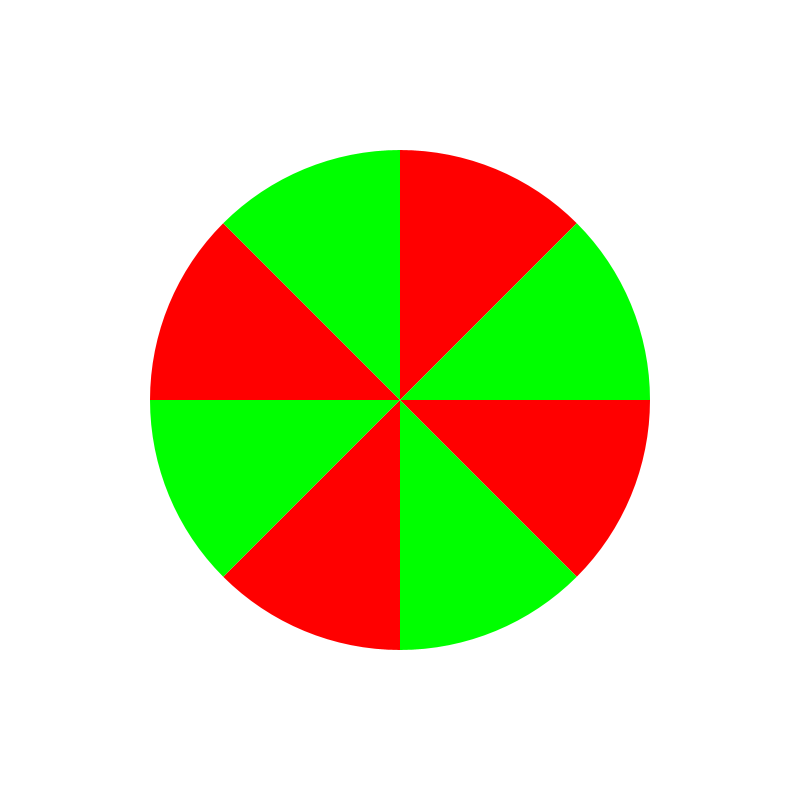
Frame 1 (no input)
Frame 60 (the mouse pressed at the canvas centre just before this capture): identical to frame 1, image omitted
Frame 120 (the mouse held since frame 60 and released just before this capture): identical to frame 1, image omitted

The Processing sketch that drew this single still picture (run headless with seeded random() and noise(); from frame 60 on, the mouse is pressed at the canvas centre):

// Processing sketch: Stroboscopic_Artifacts
// ── Stroboscopic_Artifacts.pde
boolean rotating = false;
boolean dissapear = false;
float a = 0;
float b =4 ;

void setup() {
  size(800, 800);
}

void draw() {
  background(255);
  translate(400, 400);
  rotate(a);
  if (rotating) {
    a += PI/b;
  }
  fill(255, 0, 0);
  noStroke();
  arc(0, 0, 500, 500, 0, PI/4);
  arc(0, 0, 500, 500, PI/2, 3*PI/4);
  arc(0, 0, 500, 500, PI, 5*PI/4);
  arc(0, 0, 500, 500, 3*PI/2, 7*PI/4);
  if (dissapear) {
    fill(0, 255, 255);
  } else {
    fill(0, 255, 0);
  }
  arc(0, 0, 500, 500, PI/4, PI/2);
  arc(0, 0, 500, 500, 3*PI/4, PI);
  arc(0, 0, 500, 500, 5*PI/4, 3*PI/2);
  arc(0, 0, 500, 500, 7*PI/4, TWO_PI);
}

void mousePressed() {
  if (mouseButton == LEFT) {
    rotating = !rotating;
  } else if (mouseButton == RIGHT) {
    dissapear = !dissapear;
  }
}
